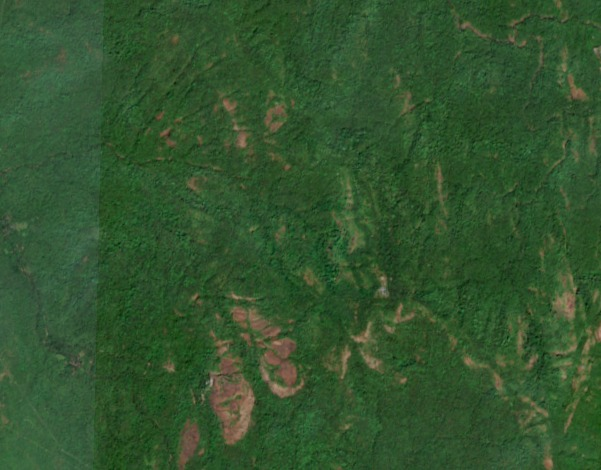
#> input picture test_images/older.jpg, 601 x 470 px
$ python check_images.py
#> lines starting #> are read from the running program, lines starting #| are printed output that depends on the picture

from PIL import Image, ImageChops, ImageStat
from pathlib import Path

older_path = Path("test_images/older.jpg")
new_path = Path("test_images/new.jpg")

older = Image.open(older_path).convert("RGB")
#> older is the input picture: PIL image 601x470 RGB; mean R, G, B 50.4, 83.8, 46.3
new = Image.open(new_path).convert("RGB")
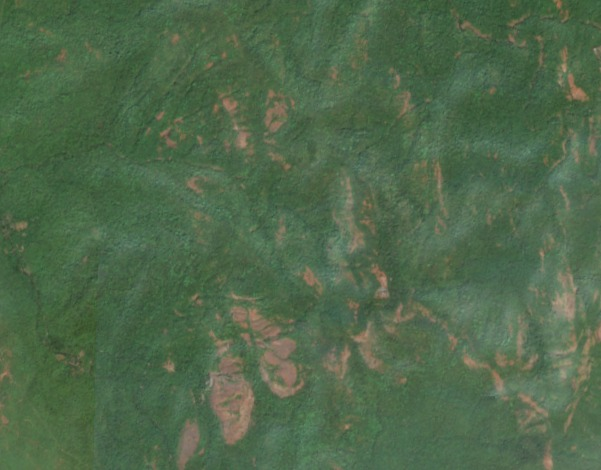
#> input picture test_images/new.jpg, 601 x 470 px
#> new is the input picture: PIL image 601x470 RGB; mean R, G, B 79.7, 104.5, 75.1

print("Older image size:", older.size)
#| Older image size: (601, 470)
print("Newer image size:", new.size)
#| Newer image size: (601, 470)

if older.size != new.size:
    print("WARNING: Image dimensions differ.")
    new = new.resize(older.size)
    print("Resized newer image for comparison.")

difference = ImageChops.difference(older, new)
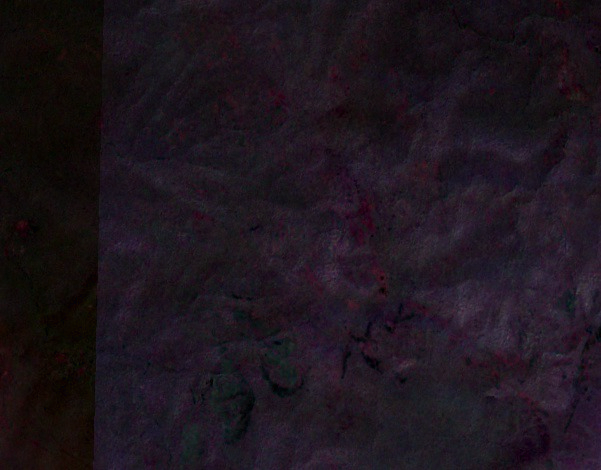
#> difference: PIL image 601x470 RGB; mean R, G, B 29.2, 20.8, 28.9
mean_difference = sum(ImageStat.Stat(difference).mean) / 3
#> mean_difference = 26.3

print(f"Mean pixel difference: {mean_difference:.2f} / 255")
#| Mean pixel difference: 26.30 / 255

print("\nImage check completed.")
